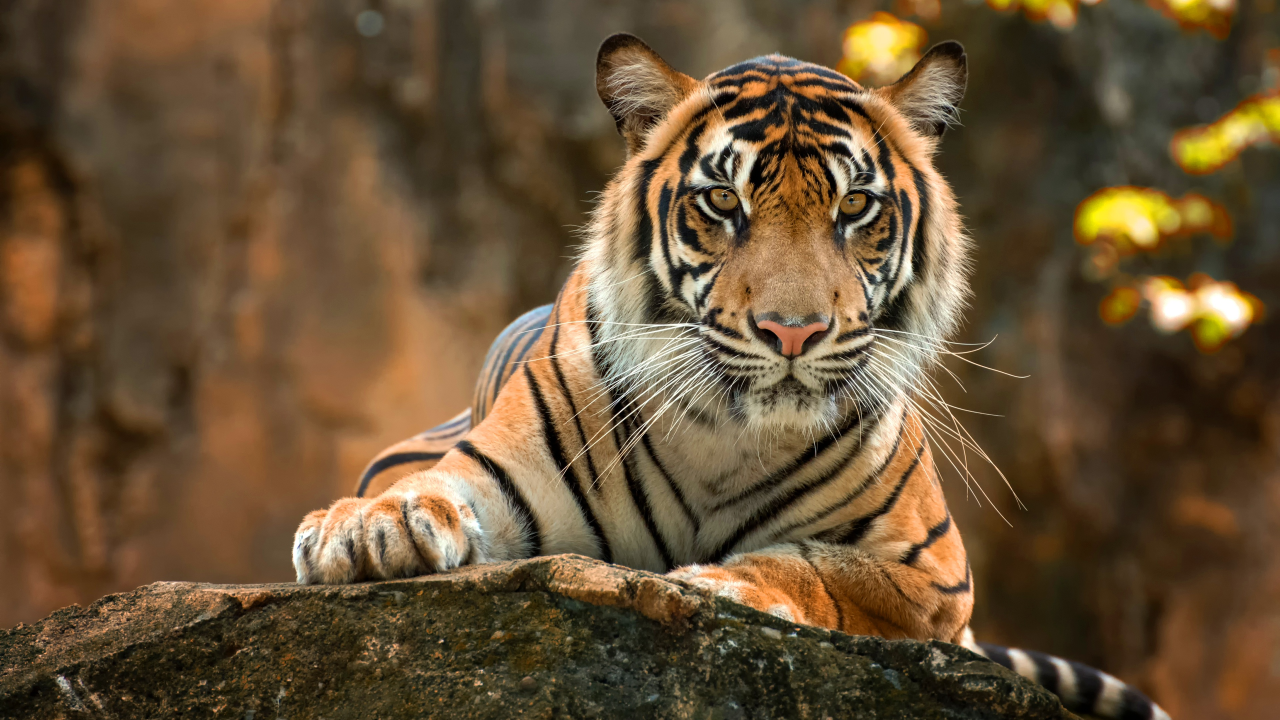
#> input picture Designing an End-to-End Intelligent Image Processing System using Python/sample_images/image1.jpg, 3840 x 2160 px (shown at 1/3 size); its folder holds only this picture in this run
$ python main.py   (older library calls are emulated)
#> lines starting #> are read from the running program, lines starting #| are printed output that depends on the picture; after the words box and inside, x2 and y2 are one past the last pixel; in counts of white or black regions, pixels touching at a corner belong together
# Name         : Sourabh
# Roll No      : 2301010454
# Course       : Image Processing & Computer Vision
# Assignment   : Designing an End-to-End Intelligent Image Processing System using Python
# Date         : 13/04/2025

import cv2
import numpy as np
import matplotlib.pyplot as plt
import os
import sys
import urllib.request
from skimage.metrics import structural_similarity as ssim_metric
from skimage.metrics import peak_signal_noise_ratio as psnr_metric
from skimage.metrics import mean_squared_error as mse_metric

os.makedirs("outputs", exist_ok=True)
os.makedirs("sample_images", exist_ok=True)

IMAGE_URLS = {
    "sample_images/image1.jpg": "https://images8.alphacoders.com/104/1041414.jpg",
    "sample_images/image2.jpg": "https://images.pexels.com/photos/45164/mare-animal-nature-ride-45164.jpeg?cs=srgb&dl=animal-white-mane-45164.jpg&fm=jpg",
    "sample_images/image3.jpg": "https://cdn.pixabay.com/photo/2018/02/18/13/10/nature-3162233_1280.jpg",
}

def download_images():
    print("Downloading sample images...")
    for path, url in IMAGE_URLS.items():
        if os.path.exists(path):
            print(" already exists:", path)
            continue
        try:
            req = urllib.request.Request(url, headers={"User-Agent": "Mozilla/5.0"})
            with urllib.request.urlopen(req, timeout=10) as r, open(path, 'wb') as f:
                f.write(r.read())
            print(" downloaded:", path)
        except Exception as e:
            print(" failed:", path, "->", str(e))


# Task 2 - Image Acquisition and Preprocessing

def task2_acquisition(image_path):
    print("\n[Task 2] Image Acquisition and Preprocessing")

    image = cv2.imread(image_path)
    if image is None:
        raise FileNotFoundError("Cannot load: " + image_path)

    resized = cv2.resize(image, (512, 512), interpolation=cv2.INTER_AREA)
    gray = cv2.cvtColor(resized, cv2.COLOR_BGR2GRAY)

    print("  original size :", image.shape[1], "x", image.shape[0])
    print("  resized to    : 512 x 512")
    print("  converted to grayscale")

    return resized, gray


# Task 3 - Image Enhancement and Restoration

def add_gaussian_noise(image, sigma=25):
    noise = np.random.normal(0, sigma, image.shape).astype(np.float32)
    noisy = np.clip(image.astype(np.float32) + noise, 0, 255)
    return noisy.astype(np.uint8)

def add_salt_pepper_noise(image, prob=0.02):
    noisy = image.copy()
    total = image.size
    num = int(total * prob / 2)
    coords = [np.random.randint(0, i, num) for i in image.shape]
    noisy[coords[0], coords[1]] = 255
    coords = [np.random.randint(0, i, num) for i in image.shape]
    noisy[coords[0], coords[1]] = 0
    return noisy

def task3_enhancement(gray):
    print("\n[Task 3] Image Enhancement and Restoration")

    noisy_gaussian = add_gaussian_noise(gray)
    noisy_sp = add_salt_pepper_noise(gray)

    mean_filtered = cv2.blur(noisy_gaussian, (5, 5))
    median_filtered = cv2.medianBlur(noisy_sp, 5)
    gaussian_filtered = cv2.GaussianBlur(noisy_gaussian, (5, 5), 0)

    clahe = cv2.createCLAHE(clipLimit=2.0, tileGridSize=(8, 8))
    enhanced = clahe.apply(gaussian_filtered)

    print("  added gaussian noise and salt-pepper noise")
    print("  applied mean, median, gaussian filters")
    print("  applied CLAHE contrast enhancement")

    return noisy_gaussian, noisy_sp, mean_filtered, median_filtered, gaussian_filtered, enhanced


# Task 4 - Segmentation and Morphological Processing

def task4_segmentation(enhanced):
    print("\n[Task 4] Image Segmentation and Morphological Processing")

    _, global_thresh = cv2.threshold(enhanced, 127, 255, cv2.THRESH_BINARY)
    otsu_val, otsu_thresh = cv2.threshold(enhanced, 0, 255, cv2.THRESH_BINARY + cv2.THRESH_OTSU)

    kernel = cv2.getStructuringElement(cv2.MORPH_ELLIPSE, (5, 5))
    dilated = cv2.dilate(otsu_thresh, kernel, iterations=2)
    eroded = cv2.erode(otsu_thresh, kernel, iterations=2)

    print("  global threshold : 127")
    print("  otsu threshold   :", otsu_val)
    print("  dilation and erosion applied")

    return global_thresh, otsu_thresh, dilated, eroded


# Task 5 - Object Representation and Feature Extraction

def task5_features(enhanced, original_bgr):
    print("\n[Task 5] Object Representation and Feature Extraction")

    sobel_x = cv2.Sobel(enhanced, cv2.CV_64F, 1, 0, ksize=3)
    sobel_y = cv2.Sobel(enhanced, cv2.CV_64F, 0, 1, ksize=3)
    sobel = cv2.convertScaleAbs(cv2.magnitude(sobel_x, sobel_y))
    canny = cv2.Canny(enhanced, 50, 150)

    _, binary = cv2.threshold(enhanced, 0, 255, cv2.THRESH_BINARY + cv2.THRESH_OTSU)
    contours, _ = cv2.findContours(binary, cv2.RETR_EXTERNAL, cv2.CHAIN_APPROX_SIMPLE)
    contours = [c for c in contours if cv2.contourArea(c) > 300]

    canvas = original_bgr.copy()
    for cnt in contours[:20]:
        x, y, w, h = cv2.boundingRect(cnt)
        cv2.rectangle(canvas, (x, y), (x + w, y + h), (0, 255, 0), 2)

    orb = cv2.ORB_create(nfeatures=500)
    keypoints, _ = orb.detectAndCompute(enhanced, None)
    kp_image = cv2.drawKeypoints(
        cv2.cvtColor(enhanced, cv2.COLOR_GRAY2BGR),
        keypoints, None,
        flags=cv2.DRAW_MATCHES_FLAGS_DRAW_RICH_KEYPOINTS,
        color=(0, 200, 0)
    )

    print("  sobel and canny edges detected")
    print("  contours found:", len(contours))
    print("  ORB keypoints :", len(keypoints))

    return sobel, canny, canvas, kp_image


# Task 6 - Performance Evaluation

def task6_evaluation(gray, enhanced, gaussian_filtered, mean_filtered):
    print("\n[Task 6] Performance Evaluation")

    def evaluate(ref, target, label):
        mse = mse_metric(ref, target)
        psnr = psnr_metric(ref, target, data_range=255)
        s = ssim_metric(ref, target, data_range=255)
        print(f"  {label}")
        print(f"    MSE  : {mse:.4f}")
        print(f"    PSNR : {psnr:.4f} dB")
        print(f"    SSIM : {s:.4f}")
        return mse, psnr, s

    m1 = evaluate(gray, enhanced,         "Original vs Enhanced")
    m2 = evaluate(gray, gaussian_filtered, "Original vs Gaussian Filtered")
    m3 = evaluate(gray, mean_filtered,     "Original vs Mean Filtered")

    return m1, m2, m3


# Task 7 - Final Visualization

def task7_visualization(gray, noisy_gaussian, gaussian_filtered, enhanced,
                        otsu_thresh, kp_image, metrics, name):
    print("\n[Task 7] Final Visualization")

    fig, axes = plt.subplots(2, 3, figsize=(15, 9))
    fig.suptitle("Intelligent Image Processing Pipeline - " + name, fontsize=13)

    panels = [
        (gray,              "1. Original Grayscale",      'gray'),
        (noisy_gaussian,    "2. Noisy (Gaussian)",        'gray'),
        (gaussian_filtered, "3. Restored (Gaussian Filter)",'gray'),
        (enhanced,          "4. Enhanced (CLAHE)",        'gray'),
        (otsu_thresh,       "5. Segmented (Otsu)",        'gray'),
        (kp_image,          "6. Features (ORB)",          None),
    ]

    for ax, (img, title, cmap) in zip(axes.flat, panels):
        if cmap is None:
            ax.imshow(cv2.cvtColor(img, cv2.COLOR_BGR2RGB))
        else:
            ax.imshow(img, cmap=cmap)
        ax.set_title(title, fontsize=10)
        ax.axis('off')

    plt.tight_layout()
    out = "outputs/" + os.path.splitext(name)[0] + "_pipeline.png"
    plt.savefig(out, dpi=130)
    plt.close()
    print("  saved:", out)

    m1, m2, m3 = metrics
    print("\n  Summary:")
    print(f"    CLAHE Enhancement  -> PSNR={m1[1]:.2f} dB  SSIM={m1[2]:.4f}")
    print(f"    Gaussian Filter    -> PSNR={m2[1]:.2f} dB  SSIM={m2[2]:.4f}")
    print(f"    Mean Filter        -> PSNR={m3[1]:.2f} dB  SSIM={m3[2]:.4f}")
    print("  Higher PSNR and SSIM closer to 1.0 means better image quality.")


def process(image_path):
    name = os.path.basename(image_path)
    print("\n" + "=" * 50)
    print("Image:", name)
    print("=" * 50)

    original_bgr, gray = task2_acquisition(image_path)

    noisy_g, noisy_sp, mean_f, median_f, gauss_f, enhanced = task3_enhancement(gray)
    global_t, otsu_t, dilated, eroded = task4_segmentation(enhanced)
    sobel, canny, contour_canvas, kp_image = task5_features(enhanced, original_bgr)
    metrics = task6_evaluation(gray, enhanced, gauss_f, mean_f)
    task7_visualization(gray, noisy_g, gauss_f, enhanced, otsu_t, kp_image, metrics, name)

    base = os.path.splitext(name)[0]
    cv2.imwrite("outputs/" + base + "_original.png",  gray)
    cv2.imwrite("outputs/" + base + "_noisy.png",     noisy_g)
    cv2.imwrite("outputs/" + base + "_restored.png",  gauss_f)
    cv2.imwrite("outputs/" + base + "_enhanced.png",  enhanced)
    cv2.imwrite("outputs/" + base + "_segmented.png", otsu_t)
    cv2.imwrite("outputs/" + base + "_dilated.png",   dilated)
    cv2.imwrite("outputs/" + base + "_eroded.png",    eroded)
    cv2.imwrite("outputs/" + base + "_sobel.png",     sobel)
    cv2.imwrite("outputs/" + base + "_canny.png",     canny)
    cv2.imwrite("outputs/" + base + "_contours.png",  contour_canvas)
    cv2.imwrite("outputs/" + base + "_features.png",  kp_image)


def main():
    print("Intelligent Image Enhancement and Analysis System")
    print("-------------------------------------------------")

    if len(sys.argv) > 1:
        paths = sys.argv[1:]
    else:
        download_images()
#> (the call stopped at in download_images, `with urllib.request.urlopen(req, timeout=10) as r, open(path, 'wb') as..`: the network is not available in this run)
        paths = list(IMAGE_URLS.keys())

    for p in paths:
        if os.path.exists(p):
            process(p)
#> in task2_acquisition, image is the input picture: shape (2160, 3840, 3); mean B, G, R 53, 81.2, 103.4
#|   original size : 3840 x 2160
#> in task4_segmentation, `_, global_thresh = cv2.threshold(enhanced, 127, 255, cv2.THRESH_BINARY)`:
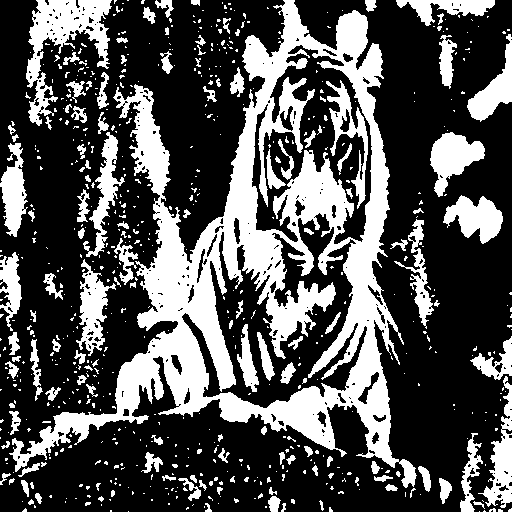
#> global_thresh: shape (512, 512); 32.3% white; 679 white regions (548 under 20 px), largest, box (x1, y1, x2, y2) and area: (9, 0, 417, 488) 50614, (26, 0, 112, 126) 4005, (430, 132, 485, 197) 1852
#> in task4_segmentation, `otsu_val, otsu_thresh = cv2.threshold(enhanced, 0, 255, cv2.THRESH_BIN..`:
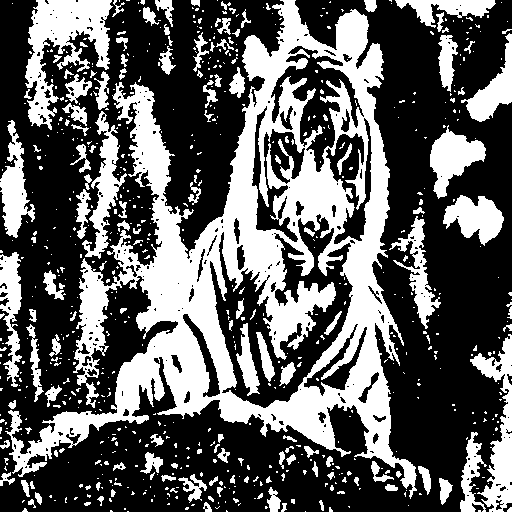
#> otsu_thresh: shape (512, 512); 37.4% white; 700 white regions (559 under 20 px), largest, box (x1, y1, x2, y2) and area: (5, 0, 417, 499) 60853, (25, 0, 113, 130) 5008, (470, 334, 512, 512) 2833
#> in task4_segmentation, `otsu_val, otsu_thresh = cv2.threshold(enhanced, 0, 255, cv2.THRESH_BIN..`: otsu_val = 118
#> in task4_segmentation, `dilated = cv2.dilate(otsu_thresh, kernel, iterations=2)`: dilated: shape (512, 512); 72.1% white; 188 black regions (117 under 20 px), largest, box (x1, y1, x2, y2) and area: (371, 0, 512, 483) 30606, (0, 0, 81, 367) 9726, (109, 0, 241, 246) 9186
#> in task4_segmentation, `eroded = cv2.erode(otsu_thresh, kernel, iterations=2)`: eroded: shape (512, 512); 11.5% white; 125 white regions (74 under 20 px), largest, box (x1, y1, x2, y2) and area: (140, 203, 232, 386) 3875, (226, 0, 303, 275) 3818, (119, 326, 206, 411) 2684
#|   otsu threshold   : 118.0
#> in task5_features, `sobel_y = cv2.Sobel(enhanced, cv2.CV_64F, 0, 1, ksize=3)`:
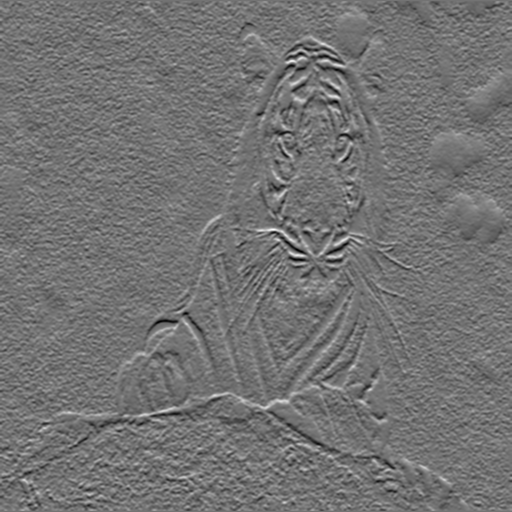
#> sobel_y: shape (512, 512) float64; min -558, max 674, mean -0.7; drawn with min black and max white
#> in task5_features, `sobel = cv2.convertScaleAbs(cv2.magnitude(sobel_x, sobel_y))`:
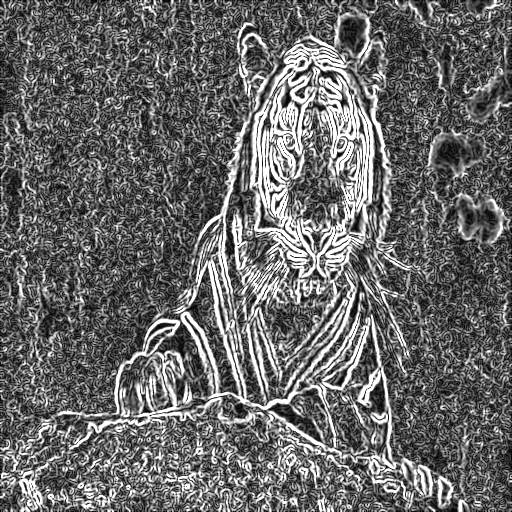
#> sobel: shape (512, 512); min 0, max 255, mean 105.2
#> in task5_features, `canny = cv2.Canny(enhanced, 50, 150)`:
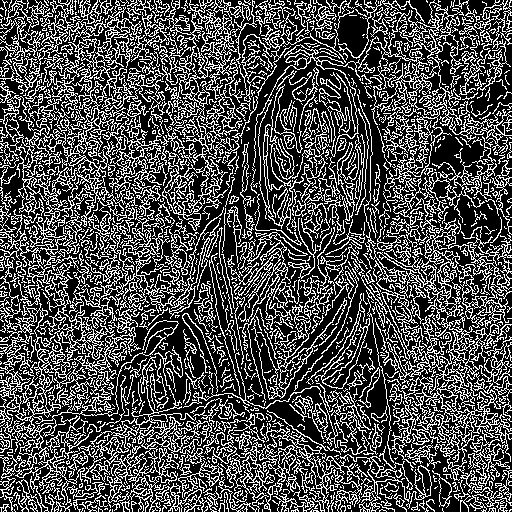
#> canny: shape (512, 512); 30.8% white in thin lines or dots
#> in task5_features, `contours, _ = cv2.findContours(binary, cv2.RETR_EXTERNAL, cv2.CHAIN_AP..`: contours = 640 contours, 556 with area under 20; largest, box (x1, y1, x2, y2) and area: (5, 0, 417, 499) 83687, (25, 0, 113, 130) 4758, (470, 334, 512, 512) 2644, (430, 125, 486, 199) 1912, (82, 111, 127, 259) 1875
#> in task5_features, `contours = [c for c in contours if cv2.contourArea(c) > 300]`: contours = 16 contours; largest, box (x1, y1, x2, y2) and area: (5, 0, 417, 499) 83687, (25, 0, 113, 130) 4758, (470, 334, 512, 512) 2644, (430, 125, 486, 199) 1912, (82, 111, 127, 259) 1875
#> the loop in task5_features, `for cnt in contours[:20]:` made 16 passes
#> (x, y, w, h) on passes 1 to 12: (460, 432, 27, 80), (470, 334, 42, 178), (26, 324, 18, 78), (0, 252, 22, 135), (389, 216, 52, 113), (443, 195, 61, 51), (76, 189, 15, 50), (430, 125, 56, 74), (0, 120, 35, 118), (82, 111, 45, 148), (65, 74, 27, 30), (438, 35, 20, 57)
#> after the loop in task5_features, `for cnt in contours[:20]:`:
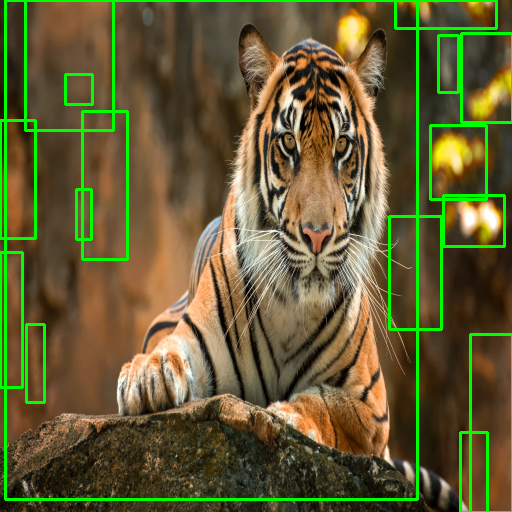
#> canvas: shape (512, 512, 3); mean B, G, R 50.9, 92.7, 98.5
#> in task5_features, `keypoints, _ = orb.detectAndCompute(enhanced, None)`: keypoints = 500 keypoints; strongest (x, y, size): (296, 92, 77.1), (335, 104, 53.6), (350, 131, 64.3), (299, 93, 92.6)
#> in task5_features, `kp_image = cv2.drawKeypoints( cv2.cvtColor(enhanced, cv2.COLOR_GRAY2BG..`:
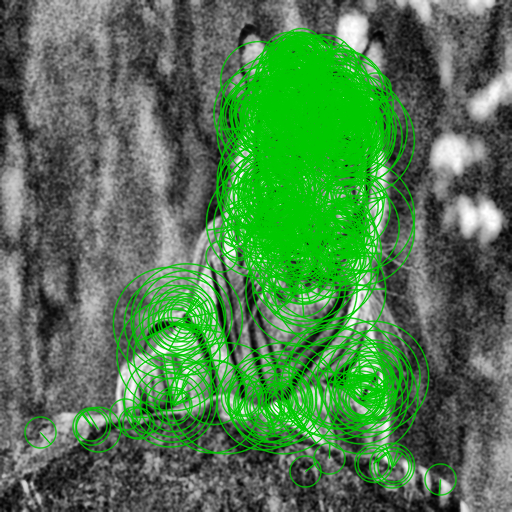
#> kp_image: shape (512, 512, 3); mean of channels 0, 1, 2 78.7, 121.4, 78.7; drawn as B, G, R
#|   contours found: 16
#|   ORB keypoints : 500
#> in evaluate, `mse = mse_metric(ref, target)`: mse = 1117.9
#> in evaluate, `psnr = psnr_metric(ref, target, data_range=255)`: psnr = 17.65
#> in evaluate, `s = ssim_metric(ref, target, data_range=255)`: s = 0.538
#|     MSE  : 1117.9357
#|     PSNR : 17.6466 dB
#|     SSIM : 0.5380
#> in task6_evaluation, `m1 = evaluate(gray, enhanced,         "Original vs Enhanced")`: m1 = (1117.9, 17.65, 0.538)
#|     MSE  : 124.7073
#|     PSNR : 27.1719 dB
#|     SSIM : 0.7429
#> in task6_evaluation, `m2 = evaluate(gray, gaussian_filtered, "Original vs Gaussian Filtered")`: m2 = (124.7, 27.17, 0.743)
#|     MSE  : 181.7094
#|     PSNR : 25.5370 dB
#|     SSIM : 0.7509
#> in task6_evaluation, `m3 = evaluate(gray, mean_filtered,     "Original vs Mean Filtered")`: m3 = (181.7, 25.54, 0.751)
#> in process, `metrics = task6_evaluation(gray, enhanced, gauss_f, mean_f)`: metrics = ((1117.9, 17.65, 0.538), (124.7, 27.17, 0.743), (181.7, 25.54, 0.751))
#> the loop in task7_visualization, `for ax, (img, title, cmap) in zip(axes.flat, panels):` made 6 passes
#> (title, cmap) on passes 1 to 6: ('1. Original Grayscale', 'gray'), ('2. Noisy (Gaussian)', 'gray'), ('3. Restored (Gaussian Filter)', 'gray'), ('4. Enhanced (CLAHE)', 'gray'), ('5. Segmented (Otsu)', 'gray'), ('6. Features (ORB)', None)
#> in task7_visualization, `m1, m2, m3 = metrics`: m1 = (1117.9, 17.65, 0.538); m2 = (124.7, 27.17, 0.743); m3 = (181.7, 25.54, 0.751)
#|     CLAHE Enhancement  -> PSNR=17.65 dB  SSIM=0.5380
#|     Gaussian Filter    -> PSNR=27.17 dB  SSIM=0.7429
#|     Mean Filter        -> PSNR=25.54 dB  SSIM=0.7509
        else:
            print("file not found:", p)

    print("\nDone. Check outputs/ folder.")


if __name__ == "__main__":
    main()
